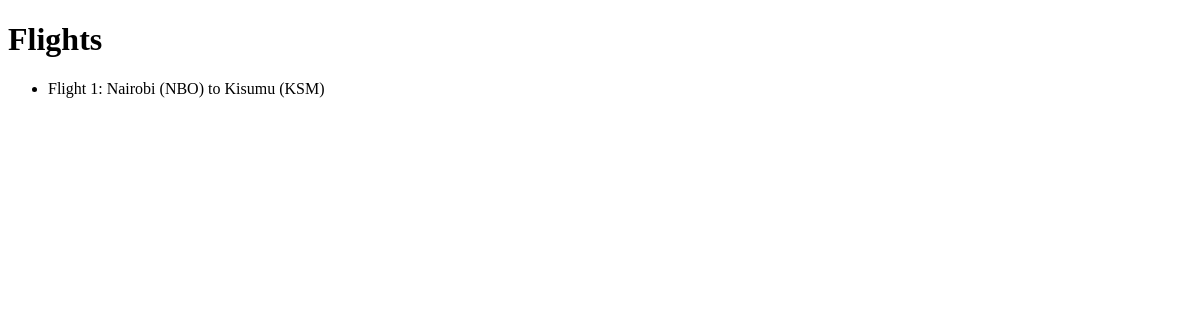
The page /flights/ on the database as committed earlier.
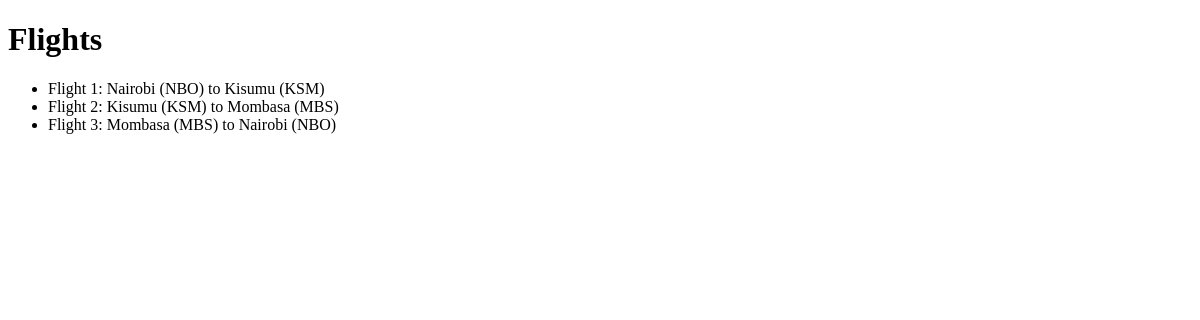
The same page on the database as committed later.
### flights/models.py (models this page shows, shortened)
class Flight(models.Model):
    origin = models.ForeignKey(Airport, on_delete=models.CASCADE, related_name="departures")
    destination = models.ForeignKey(Airport, on_delete=models.CASCADE, related_name="arrivals")
    duration = models.IntegerField()

class Airport(models.Model):
    code = models.CharField(max_length=5)
    city = models.CharField(max_length=100)
    def __str__(self):
        return f"{self.city} ({self.code})"

### flights/views.py (the view)
# urls.py: path("", views.index, name="index")
def index(request):
    return render(request, "flights/index.html", {
        "flights": Flight.objects.all()
    })

### flights/templates/flights/index.html (shortened to what this page needs)
<!doctype html>
<html lang="en">
<head>
</head>
<body>
      <h1>Flights</h1>
        <ul>
            {% for flight in flights %}
                <li> Flight {{ flight.id }}: {{ flight.origin }} to {{ flight.destination }}</li>
            {% endfor %}
        </ul>
</body>
</html>

Rows that differ between the two databases and show on the page:
added Flight: id "2", origin "Kisumu (KSM)", destination "Mombasa (MBS)"
added Flight: id "3", origin "Mombasa (MBS)", destination "Nairobi (NBO)"
